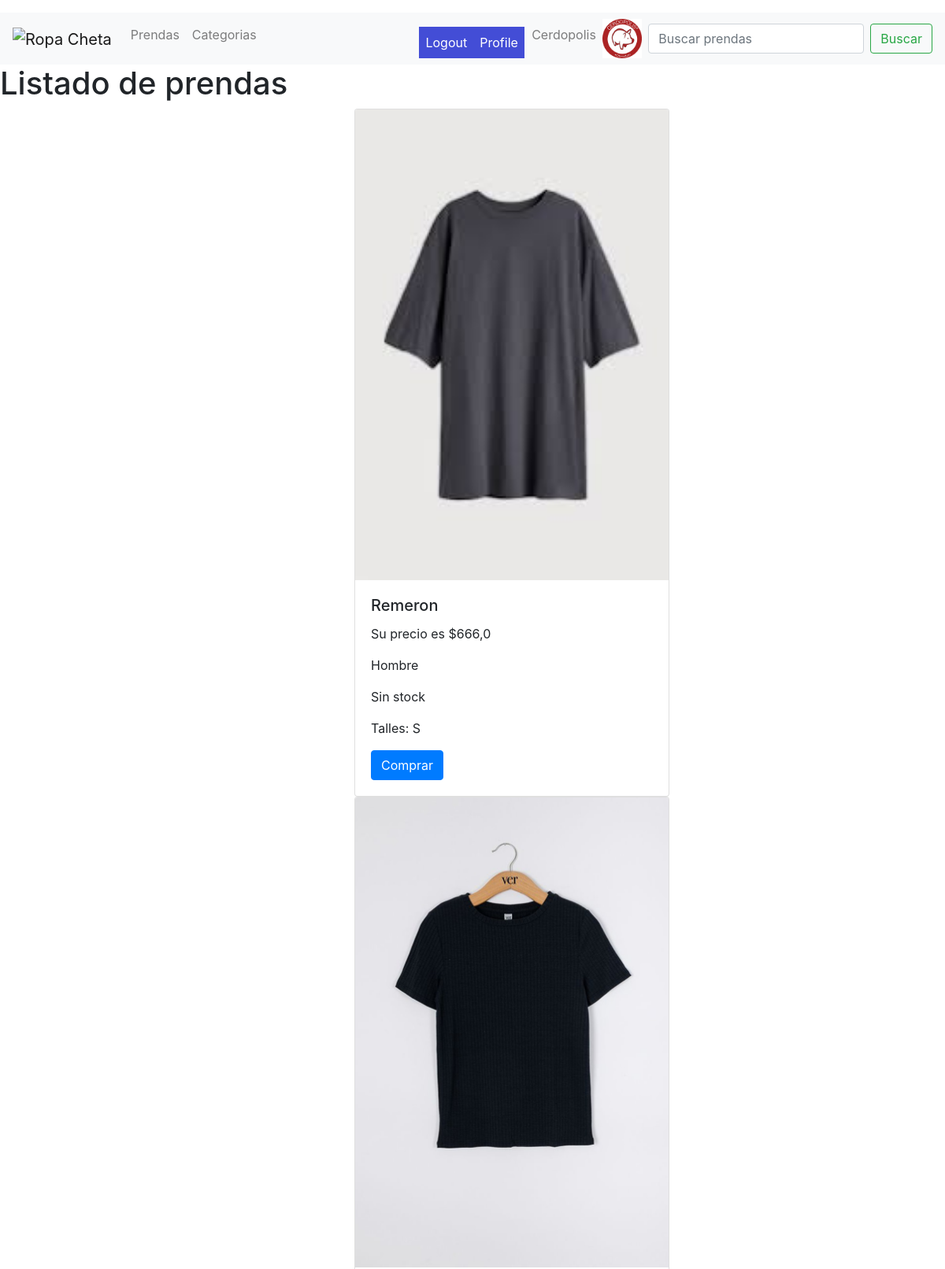
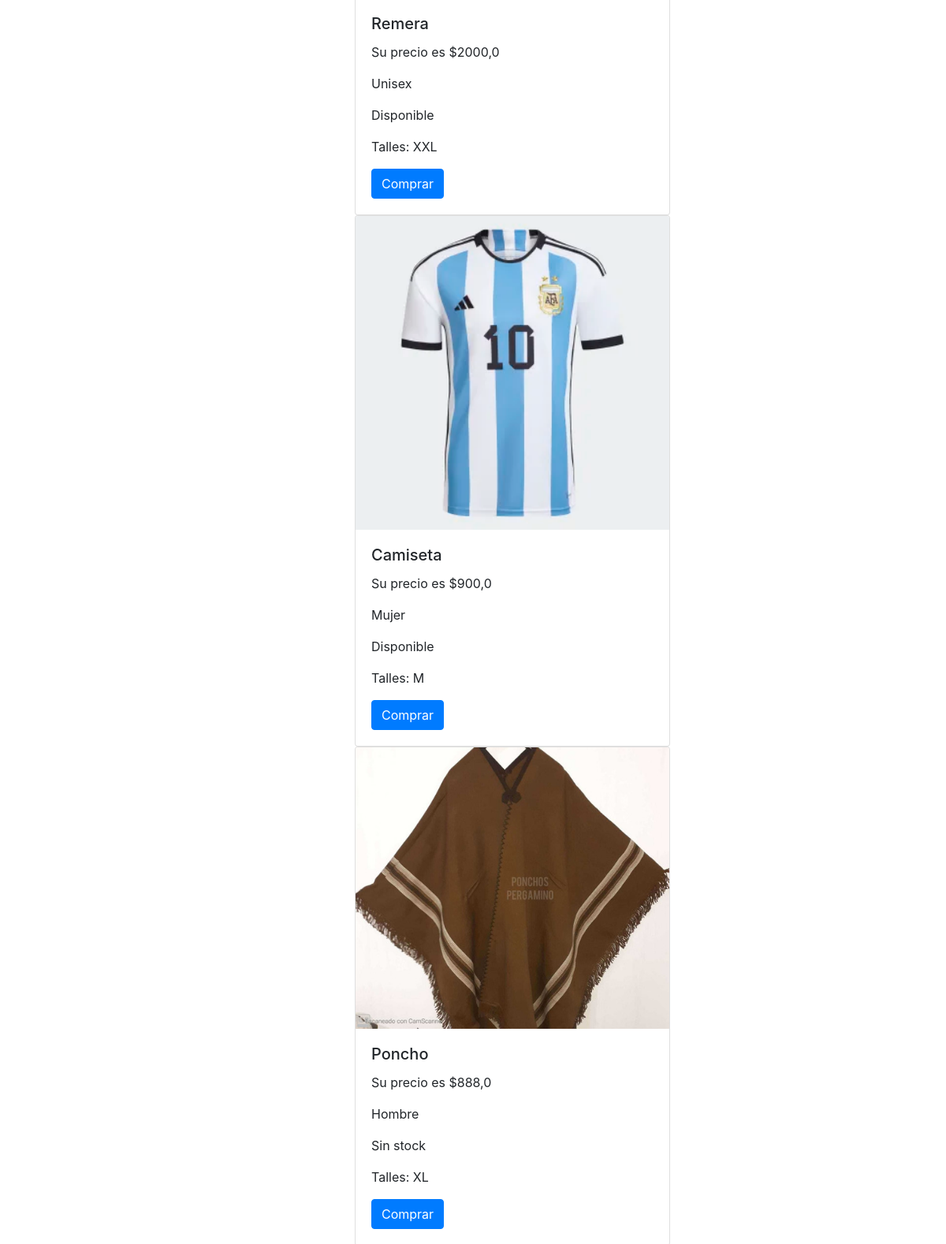
Page /clothes/list-clothes/ (signed in, upper part) on the committed database (2 pictures, top to bottom).
### users/models.py (models this page shows)
class UserProfile(models.Model):
    class Meta:
        verbose_name_plural = 'Perfiles de usuarios'
    user = models.OneToOneField(User, on_delete=models.CASCADE, related_name='profile', verbose_name='Usuario')
    phone = models.CharField(max_length=25, null=True, blank=True, verbose_name='Numero telefonico')
    birth_date = models.DateField(null=True, blank=True, verbose_name='Fecha de nacimiento')
    profile_picture = models.ImageField(upload_to='profile_images', null=True, blank=True)

### clothes/models.py (models this page shows, shortened)
class Clothes(models.Model):
    CHOICES = (
    ('man', 'Hombre'),
    ('woman', 'Mujer'),
    ('unisex', 'Unisex'),
)
    CATEGORIES = (
        ('Buzos', 'Buzos'),
        ('Remeras', 'Remeras'),
        ('Gorras', 'Gorras'),
    )
    class Meta:
        verbose_name_plural = 'Prendas'
    type = models.CharField(max_length=123, verbose_name= 'Prenda')
    price = models.FloatField(default=0, verbose_name= 'Precio')
    stock = models.BooleanField(default=False, verbose_name= 'Existencias')
    sex = models.CharField(choices = CHOICES, max_length= 6, default= 'unisex', verbose_name = 'Sexo')
    category = models.CharField(choices = CATEGORIES, max_length= 7, default= 'shirts', verbose_name= 'Categoría')
    garment_image = models.ImageField(upload_to='products_img', null=True, blank=True, verbose_name= 'Foto de la prenda')
    size = models.CharField(max_length=123, verbose_name= 'Talles')

### clothes/views.py (the view)
# urls.py: path('list-clothes/', list_clothes, name='list_clothes'),
def list_clothes(request):
    if 'search' in request.GET:
        search = request.GET['search']
        clothes = Clothes.objects.filter(Q(type__icontains=search) | Q(category__contains=search,))
    else:
        clothes = Clothes.objects.all()
    context= {
        'clothes':clothes,
    }
    return render(request, 'clothes/list_clothes.html', context=context)

### Templates/clothes/list_clothes.html (shortened to what this page needs)
{% extends 'base.html' %}
{% block content %}
    <h1>Listado de prendas</h1>
    {% for cloth in clothes %}
        <div class="card" style="width: 18rem; justify-content: center; left: 450px; width: 400px;">
            <img src={{cloth.garment_image.url}} class="card-img-top">
            <div class="card-body">
            <h5 class="card-title">{{cloth.type}}</h5>
            <p class="card-text">Su precio es ${{cloth.price}}</p>
            {% if cloth.sex == 'man' %}
            <p>Hombre</p>
            {% elif cloth.sex == 'woman' %}
            <p>Mujer</p>
            {% else %}
            <p>Unisex</p>
            {% endif %}
            {% if cloth.stock == True %}
                <p>Disponible</p>
            {% else %}
                <p>Sin stock</p>
            {% endif %}
            <p>Talles: {{cloth.size}}</p>
            {% if request.user.is_authenticated %}
            <a href="/orders/create-order/" class="btn btn-primary">Comprar</a>
            {% endif %}
            </div>
        </div>
    {% endfor %}
{% endblock %}
{% block search %}
<form class="form-inline my-2 my-lg-0" action="/clothes/list-clothes/" method="GET">
    <input class="form-control mr-sm-2" type="search" placeholder="Buscar prendas" aria-label="Search" name="search">
    <button class="btn btn-outline-success my-2 my-sm-0" type="submit">Buscar</button>
{% endblock %}

### Templates/base.html (shortened to what this page needs)
<!DOCTYPE html>
<html lang="en">
<head>
    <link rel="stylesheet" href="https://cdn.jsdelivr.net/npm/bootstrap@4.6.2/dist/css/bootstrap.min.css">
</head>
<body>
    <p style="background-image: url('https://i.ibb.co/hmWLZ6V/Captura-de-pantalla-2023-02-04-213633-removebg-preview.png');">
    <header>
        <nav class="navbar navbar-expand-lg navbar-light bg-light">
            <a class="navbar-brand" href="/"><img src="https://i.ibb.co/hmWLZ6V/Captura-de-pantalla-2023-02-04-213633-removebg-preview.png" alt="Ropa Cheta" width="150" height="45" ></a>
            <div class="collapse navbar-collapse" id="navbarSupportedContent">
                <ul class="navbar-nav mr-auto">
                    <li class="nav-item">
                        <a class="nav-link" href="/clothes/list-clothes">Prendas</a>
                    </li>
                    <li class="nav-item">
                        <a class="nav-link" href="/clothes/list-categories">Categorias</a>
                    </li>
                    {% if request.user.is_authenticated %}
                    <li class="nav-item">
                        <a class="nav-link" href="/users/logout/"
                        style="background-color:#434dd6; color: white; border: 0px; position: relative; top: 20%; right: 2%"
                        role="button">Logout</a>
                    </li>
                    <li class="nav-item">
                        <a class="nav-link" href="/users/update/profile/"
                        style="background-color:#434dd6; color: white; border: 0px; position: relative; top: 20%; right: 2%"
                        role='button'>Profile</a>
                    </li>
                    <li class="nav-item">
                        <a class="nav-link" href="/users/update/">{{request.user.username}}</a>
                    </li>
                        {% if request.user.profile.profile_picture.url != '' %}
                            <img src="{{request.user.profile.profile_picture.url}}" alt="profile_picture" width="50px" height="50px">
                        {% endif %}
                    {% endif %}
                </ul>
                {% block search %}
                {% endblock %}
                </form>
            </div>
        </nav>
    </header>
    {% block content %}
    {% endblock %}
</body>
</html>

### rows in the picture
Clothes: garment_image (picture), type "Remeron", price "666,0", sex "Hombre", stock "Sin stock", size "S"
Clothes: garment_image (picture), type "Remera", price "2000,0", sex "Unisex", stock "Disponible", size "XXL"
Clothes: garment_image (picture), type "Camiseta", price "900,0", sex "Mujer", stock "Disponible", size "M"
Clothes: garment_image (picture), type "Poncho", price "888,0", sex "Hombre", stock "Sin stock", size "XL"

### other values in the picture
{{ request.user.username }} "Cerdopolis"
